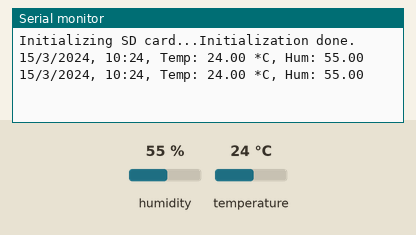
Simulated run of this sketch. Board: Arduino Uno, built with avr-gcc and run on an emulated ATmega328P. On the bench: the last lines printed to the serial monitor. The test bench sets the inputs (shaded band); at power-on: humidity 55 %, temperature 24 °C. The local clock reads 2024-03-15 10:24:30 at power-on unless the sketch sets it; storage starts empty.

Above: at 10.8 s.
10.9 s: humidity set to 88 %
At 20.9 s:
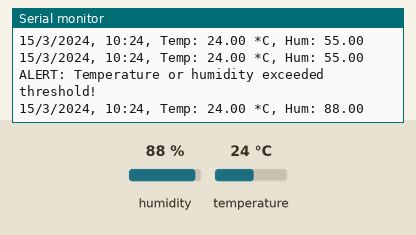
21.5 s: temperature set to 12 °C
At 31.2 s:
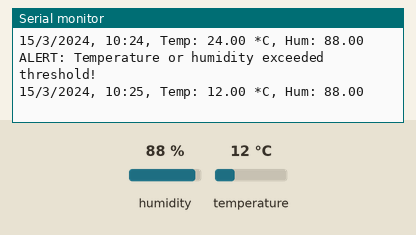
31.5 s: humidity set to 22 %
At 41.2 s:
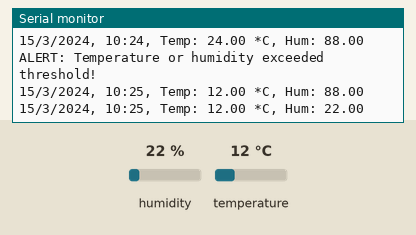

The sketch:

WeatherStation_20240509115327.ino
```cpp
// include relevant libraries for the Arduino, sensor, and Real-time clock (RTC)
#include <DHT.h>
#include <DHT_U.h>
#include <SPI.h>
#include <SD.h>
#include <Wire.h>
#include <RTClib.h>

// Define DHT pin
#define DHTPIN 2        // Pin the sensor is connected to on Arduino (can be any number from 2 - 13)
#define DHTTYPE DHT22   // DHT22 is the type of temperature sensor we are using

File myFile;

// Initialize DHT sensor for normal 16MHz Arduino
DHT dht(DHTPIN, DHTTYPE);
RTC_DS1307 RTC;

// Define threshold values for temperature and humidity
const float TEMPERATURE_THRESHOLD = 45.0; // Celsius
const float HUMIDITY_THRESHOLD = 80.0;    // Percentage

void setup() {   // setup function runs once
  Serial.begin(9600); // Opens serial connection, sets the data rate to 9600 bps (bits per second) and waits for the port to open
  while (!Serial) {
    ; // Wait for serial port to connect. Needed for native USB port only
  }
  Serial.print("Initializing SD card...");
  if (!SD.begin(4)) {
    Serial.println("Initialization failed!");
    while (1);
  }
  Serial.println("Initialization done.");
  // Create a new data file if one does not already exist
  if (!SD.exists("DATA.txt")) {
    myFile = SD.open("DATA.txt", FILE_WRITE);
    myFile.print("DATE, TIME, TEMP *C, HUMIDITY");
    myFile.println();
    myFile.close();
  }
  // Initializing the DHT and RTC
  dht.begin();
  Wire.begin();
  RTC.begin();
  // Check to see if the RTC is keeping time
  if (!RTC.begin()) {
    Serial.println("RTC is NOT running!");
    // Sets the RTC to the time that this sketch was compiled
    RTC.adjust(DateTime(F(__DATE__), F(__TIME__)));
  }
}

void loop() {
  DateTime now = RTC.now(); // Query the RTC for the current time
  // Read and store the temperature and humidity
  float t = dht.readTemperature();
  float h = dht.readHumidity();
  if (isnan(t)) {
    Serial.println("Failed to read from DHT sensor!");
    return;
  }
  // Check if temperature or humidity exceeds the threshold
  if (t > TEMPERATURE_THRESHOLD || h > HUMIDITY_THRESHOLD) {
    // Alert mechanism - Blink LED, send notification, etc.
    Serial.println("ALERT: Temperature or humidity exceeded threshold!");
    // Add your alert mechanism here
  }

  // Write the current date, time, temperature, and humidity to SD card
  myFile = SD.open("DATA.txt", FILE_WRITE);
  myFile.print(now.day(), DEC);
  myFile.print('/');
  myFile.print(now.month(), DEC);
  myFile.print('/');
  myFile.print(now.year(), DEC);
  myFile.print(',');
  myFile.print(' ');
  myFile.print(now.hour(), DEC);
  myFile.print(':');
  // Inserts a 0 before minutes from 1-9 so that the time displays correctly, i.e., 12:05 instead of 12:5
  if (now.minute() < 10) {
    myFile.print('0');
    myFile.print(now.minute(), DEC);
  }
  else {
    myFile.print(now.minute(), DEC);
  }
  myFile.print(',');
  myFile.print(' ');
  myFile.print(t);
  myFile.print(',');
  myFile.print(' ');
  myFile.print(h);
  myFile.println();
  myFile.close();

  // Write the current date, time, temperature, and humidity to the serial monitor
  Serial.print(now.day(), DEC);
  Serial.print('/');
  Serial.print(now.month(), DEC);
  Serial.print('/');
  Serial.print(now.year(), DEC);
  Serial.print(',');
  Serial.print(' ');
  Serial.print(now.hour(), DEC);
  Serial.print(':');
  if (now.minute() < 10) {
    Serial.print('0');
    Serial.print(now.minute(), DEC);
  }
  else {
    Serial.print(now.minute(), DEC);
  }
  Serial.print(',');
  Serial.print(' ');
  Serial.print("Temp: ");
  Serial.print(t);
  Serial.print(" *C");
  Serial.print(',');
  Serial.print(' ');
  Serial.print("Hum: ");
  Serial.print(h);
  Serial.println();

  delay(10000); // Wait time until the device reads the temperature again
}
```

Measured:
- after the input at 10.9 s, the serial monitor: prints a new line after 9.2 s (image 1)
- after the input at 21.5 s, the serial monitor: prints a new line after 8.7 s (image 2)
- after the input at 31.5 s, the serial monitor: prints a new line after 8.7 s (image 3)
